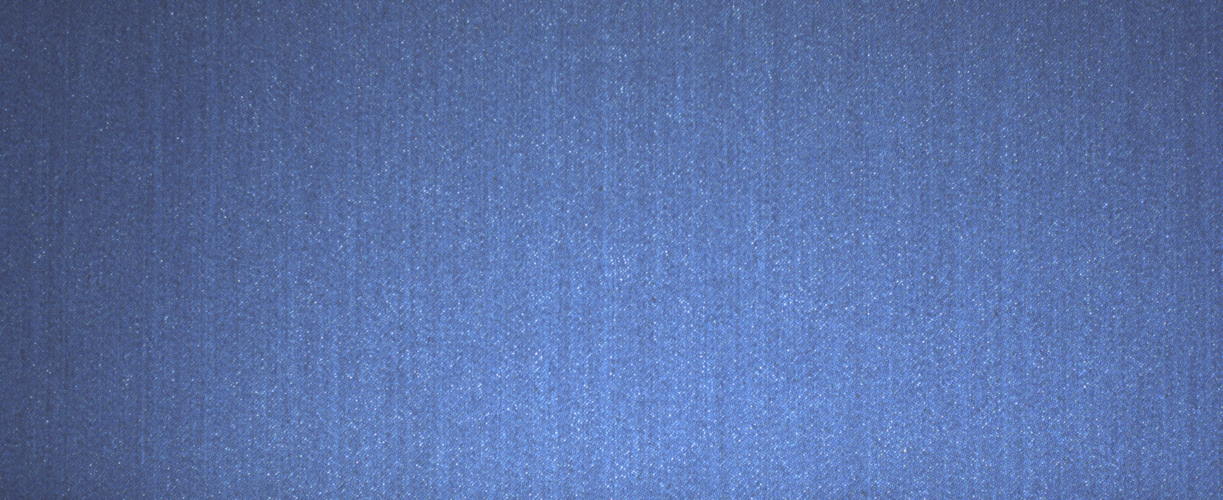
#> input picture Dataset/DefectFree/0526e526baab17200830084844.jpg, 2446 x 1000 px (shown at 1/2 size); its folder holds only this picture in this run
$ jupyter execute --allow-errors indahpercobaan2.ipynb   (older library calls are emulated)
#> lines starting #> are read from the running program, lines starting #| are printed output that depends on the picture
## Import Library

[cell 1]
import os
import cv2 as cv
import matplotlib.pyplot as plt
import numpy as np
import pandas as pd
from sklearn.model_selection import train_test_split, cross_val_predict
from sklearn.metrics import accuracy_score, classification_report
from skimage.feature import graycomatrix, graycoprops
from scipy.stats import entropy
from sklearn.ensemble import RandomForestClassifier
from sklearn.svm import SVC
from sklearn.neighbors import KNeighborsClassifier
from sklearn.metrics import accuracy_score, precision_score, recall_score, f1_score, confusion_matrix, classification_report
from sklearn.metrics import (confusion_matrix, ConfusionMatrixDisplay)
import seaborn as sns

Kode Python tersebut mengimpor berbagai library yang terdapat pada format yang rata - rata digunakan dalam proses klasifikasi citra digital, dimulai dari tahap pemrosesan citra hingga evaluasi model. Pustaka os digunakan untuk mengelola file dan direktori, sedangkan cv2 dari OpenCV dipakai untuk membaca dan memproses citra. Visualisasi data dilakukan dengan bantuan matplotlib.pyplot dan seaborn, yang memungkinkan penyajian gambar atau hasil evaluasi dalam bentuk grafik. Pustaka numpy dan pandas digunakan untuk manipulasi data numerik dan data tabular.
Untuk ekstraksi fitur tekstur dari citra, digunakan fungsi graycomatrix dan graycoprops dari skimage.feature, yang berperan dalam membentuk dan menghitung properti dari matriks GLCM (Gray-Level Co-occurrence Matrix). Selain itu, entropy dari scipy.stats digunakan untuk menghitung tingkat ketidakteraturan dalam citra. Dalam hal pembelajaran mesin, kode ini mengimpor beberapa model klasifikasi dari pustaka scikit-learn, termasuk RandomForestClassifier, SVC (Support Vector Classifier), dan KNeighborsClassifier.
Terakhir, untuk mengevaluasi performa model, digunakan berbagai metrik seperti accuracy_score, precision_score, recall_score, f1_score, serta confusion_matrix dan classification_report. Visualisasi matriks kebingungan juga dapat dilakukan menggunakan ConfusionMatrixDisplay. Secara keseluruhan, kode ini menyiapkan seluruh komponen yang diperlukan untuk membangun sistem klasifikasi citra berbasis pembelajaran mesin, dari input citra hingga evaluasi hasil klasifikasi.

## Data Loading

[cell 2]
data = []
labels = []
file_name = []

# Ganti path sesuai struktur folder kamu
dataset_path = "Dataset/"

# Loop setiap sub-folder (label)
for sub_folder in os.listdir(dataset_path):
    sub_folder_path = os.path.join(dataset_path, sub_folder)

    # Pastikan ini folder
    if os.path.isdir(sub_folder_path):
        sub_folder_files = os.listdir(sub_folder_path)
        for filename in sub_folder_files:
            img_path = os.path.join(sub_folder_path, filename)
            img = cv.imread(img_path)
#> img is the input picture: shape (1000, 2446, 3); mean B, G, R 166.5, 113, 89.1

            if img is not None:
                img = img.astype(np.uint8)
                # Resize all images to 256x256 for consistency
                img = cv.resize(img, (256, 256))
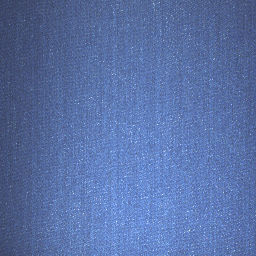
#> img: shape (256, 256, 3); mean B, G, R 166.4, 112.9, 89

                data.append(img)
                labels.append(sub_folder)
                name = os.path.splitext(filename)[0]
                file_name.append(filename)

# Ubah ke array numpy
data = np.array(data)
labels = np.array(labels)

# Tampilkan info
print("Jumlah gambar:", len(data))
#| Jumlah gambar: 2
print("Label unik:", np.unique(labels))

Kode diatas berfungsi untuk memuat data citra dari direktori bernama Dataset/, yang diasumsikan memiliki struktur berupa beberapa subfolder, di mana setiap subfolder merepresentasikan kelas atau label dari citra-citra yang ada di dalamnya. Pertama, tiga list kosong yaitu data, labels, dan file_name disiapkan untuk menyimpan gambar, label (nama subfolder), dan nama file. Program kemudian melakukan iterasi terhadap setiap subfolder di dalam direktori utama Dataset/. Jika entri tersebut adalah folder, maka seluruh file gambar di dalamnya akan dibaca menggunakan OpenCV (cv.imread). Gambar yang berhasil dibaca dikonversi ke tipe data uint8 untuk memastikan konsistensi tipe data, lalu diubah ukurannya menjadi 256x256 piksel agar seluruh gambar memiliki dimensi yang seragam. Setiap gambar yang sudah diproses disimpan ke dalam list data, sementara labelnya diambil dari nama subfolder dan disimpan di labels, serta nama filenya juga dicatat di file_name. Setelah semua gambar dimuat, list data dan labels dikonversi menjadi array NumPy untuk memudahkan pemrosesan selanjutnya. Terakhir, program mencetak jumlah total gambar yang berhasil dimuat dan daftar label unik yang ditemukan dalam dataset tersebut.

## Augmentasi Data (Tidak digunakan di Percobaan ini)

[cell 3]
data_augmented = []
labels_augmented = []
paths_augmented = []
file_name_augmented = []
for i in range(len(data)):
	pass
#> this loop made 2 passes

print("Data sebelum augmentasi: ", len(data))
#| Data sebelum augmentasi:  2
print("Data yang di augmentasi: ", len(data_augmented))

Augmentasi untuk percobaan ini tidak digunakan.

## Data Preparation

### Define Preprosesing yang ingin digunakan (Median, Prewitt, Normalisasi dan Equalisasi)

[cell 4]
def grayscale(img_bgr):
    b = img_bgr[:, :, 0].astype(float)
    g = img_bgr[:, :, 1].astype(float)
    r = img_bgr[:, :, 2].astype(float)
    gray = 0.114 * b + 0.587 * g + 0.299 * r
    return gray.astype(np.uint8)

def Median(image, baris, kolom):
    tengah = int(baris*kolom/2)
    hasil = np.zeros(image.shape)
    rows = int((baris-1)/2)
    cols = int((kolom-1)/2)
    image = np.pad(image,((rows,rows),(cols,cols)),mode='edge')
    for i in range (hasil.shape[0]):
        for j in range (hasil.shape[1]):
            Median = np.zeros(baris*kolom)
            m=0
            for k in range (i,i+baris):
                for l in range (j,j+kolom):
                    Median[m]=image[k,l]
                    m+=1
            Median.sort()
            a = Median[tengah]
            b = Median[tengah-1]
            _Median = int(a+b)/2
            hasil[i,j] =_Median
    return hasil

def convEdge(kernel, img):
        result = np.zeros_like(img)
        pad_height, pad_width = img.shape
        kernel_height, kernel_width = kernel.shape
        for i in range(pad_height - kernel_height + 1):
            for j in range(pad_width - kernel_width + 1):
                result[i][j] = np.sum(img[i:i+kernel_height, j:j+kernel_width] * kernel)
        return result

def prewit(image):
    kPrewittX = np.array([[-1,  0,  1],
                         [-1,  0,  1],
                         [-1,  0,  1]])

    kPrewittY = np.array([[-1, -1, -1],
                         [ 0,  0,  0],
                         [ 1,  1,  1]])

    convPrewittX = convEdge(kPrewittX, image)
    convPrewittY = convEdge(kPrewittY, image)
    result = np.sqrt(convPrewittX ** 2 + convPrewittY ** 2)
    return result

def normalize(img):
    min_val = np.min(img)
    max_val = np.max(img)
    normalized = (img - min_val) * 255.0 / (max_val - min_val)
    return normalized.astype(np.uint8)

def equ(img):
    hist = np.zeros(256, dtype=float)
    hImg, wImg = img.shape
    total_pixels = hImg * wImg

    for y in range(hImg):
        for x in range(wImg):
            gray = img[y, x]
            hist[gray] += 1
    hist = hist / total_pixels

    hist_eq = np.zeros(256, dtype=int)
    for i in range(256):
        sum_prob = 0.0
        for j in range(i + 1):
            sum_prob += hist[j]
        hist_eq[i] = round(255 * sum_prob)

    result = np.zeros_like(img)
    for y in range(hImg):
        for x in range(wImg):
            result[y, x] = hist_eq[img[y, x]]

    return result

Kode diatas berfungsi untuk mendefinisikan serangkaian fungsi untuk melakukan pra-pemrosesan citra. Fungsi grayscale() mengubah citra berwarna (BGR) menjadi citra grayscale menggunakan rumus konversi standar berdasarkan persepsi manusia, di mana saluran hijau memiliki bobot terbesar. Fungsi Median() melakukan penyaringan median terhadap citra grayscale, yang berfungsi untuk mengurangi noise dengan mengganti setiap piksel dengan nilai median dari lingkungan sekitarnya. Filter ini diterapkan menggunakan padding mode 'edge' agar ukuran citra tetap sama. Selanjutnya, fungsi convEdge() menerapkan operasi konvolusi secara manual menggunakan kernel yang diberikan untuk mendeteksi pola tertentu dalam citra, seperti tepi atau tekstur. Fungsi ini menjadi dasar untuk fungsi prewit(), yang menerapkan operator Prewitt menggunakan dua kernel konvolusi untuk mendeteksi tepi secara horizontal (kPrewittX) dan vertikal (kPrewittY). Hasil akhir adalah citra tepi yang dihasilkan dari gabungan magnitudo kedua arah gradien. Terakhir, fungsi normalize() digunakan untuk melakukan normalisasi intensitas piksel citra ke rentang 0–255. Ini penting untuk memastikan konsistensi skala antar gambar sebelum digunakan dalam analisis lanjutan seperti klasifikasi atau ekstraksi fitur. kode fungsi equ(img) ini digunakan untuk melakukan ekualisasi histogram pada gambar grayscale img, yaitu sebuah teknik untuk meningkatkan kontras gambar. Pertama, kode menghitung histogram frekuensi dari nilai-nilai piksel (0–255) dan mengubahnya menjadi distribusi probabilitas. Kemudian, dilakukan perhitungan distribusi kumulatif untuk setiap nilai intensitas, lalu hasilnya dikalikan dengan 255 dan dibulatkan agar membentuk nilai intensitas baru yang lebih merata. lalu, setiap piksel pada gambar asli diganti dengan nilai intensitas barunya dari hist_eq, menghasilkan gambar keluaran result dengan kontras yang lebih seimbang.

### Mengaplikasikan Preprosesing pada Data

[cell 5]
dataPreprocessed = []
for i in range(len(data)):
    img = data[i]

    img_gray = grayscale(img)
    img_equalized = equ(img_gray)
    img_median = Median(img_equalized, 9, 9)
    img_prewitt = prewit(img_median)
    img_normalized = normalize(img_prewitt)

    dataPreprocessed.append(img_normalized)
#> this loop made 2 passes
#> (hImg in equ, wImg in equ, total_pixels in equ, kPrewittX in prewit, kPrewittY in prewit) on passes 1 to 2: (256, 256, 65536, [[-1, 0, 1], [-1, 0, 1], [-1, 0, 1]], [[-1, -1, -1], [0, 0, 0], [1, 1, 1]]), (256, 256, 65536, [[-1, 0, 1], [-1, 0, 1], [-1, 0, 1]], [[-1, -1, -1], [0, 0, 0], [1, 1, 1]])
#> pass 1, in grayscale, `b = img_bgr[:, :, 0].astype(float)`:
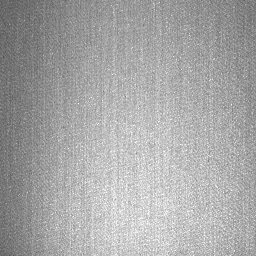
#> b: shape (256, 256) float64; min 86, max 255, mean 166.4
#> pass 1, in grayscale, `g = img_bgr[:, :, 1].astype(float)`:
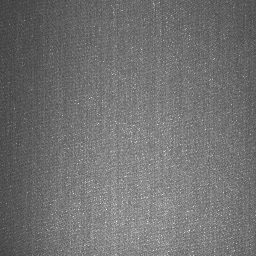
#> g: shape (256, 256) float64; min 59, max 241, mean 112.9
#> pass 1, in grayscale, `r = img_bgr[:, :, 2].astype(float)`:
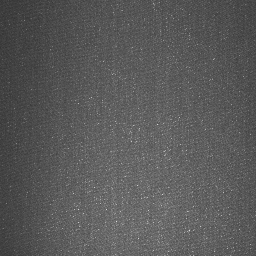
#> r: shape (256, 256) float64; min 50, max 222, mean 89
#> after the loop:
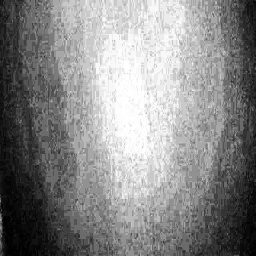
#> img_equalized: shape (256, 256); min 0, max 255, mean 135.7
#> after the loop:
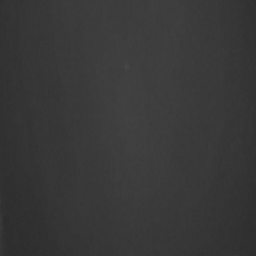
#> img_gray: shape (256, 256); min 44, max 72, mean 56.4
#> after the loop:
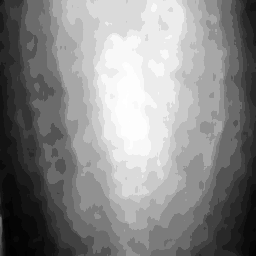
#> img_median: shape (256, 256) float64; min 2, max 255, mean 136
#> after the loop:
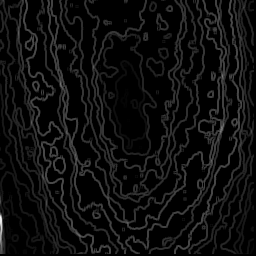
#> img_prewitt: shape (256, 256) float64; min 0, max 256.9, mean 14.2; drawn with min black and max white
#> after the loop, dataPreprocessed = 2 items
#> (the rest of the program and of its run is left out)
